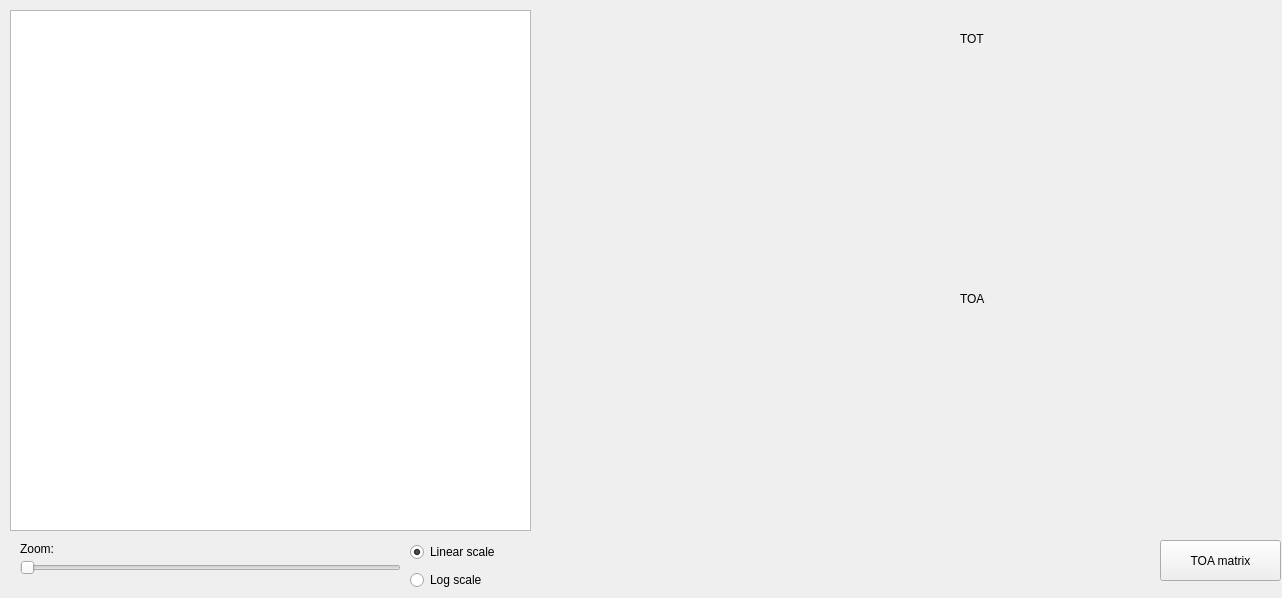
<?xml version="1.0" encoding="UTF-8"?>
<ui version="4.0">
 <class>DisplayWindow</class>
 <widget class="QMainWindow" name="DisplayWindow">
  <property name="geometry">
   <rect>
    <x>0</x>
    <y>0</y>
    <width>1282</width>
    <height>598</height>
   </rect>
  </property>
  <property name="windowTitle">
   <string>Data Display</string>
  </property>
  <widget class="QWidget" name="centralwidget">
   <widget class="QGraphicsView" name="graphicsView">
    <property name="geometry">
     <rect>
      <x>10</x>
      <y>10</y>
      <width>521</width>
      <height>521</height>
     </rect>
    </property>
   </widget>
   <widget class="QLabel" name="labelMax">
    <property name="geometry">
     <rect>
      <x>620</x>
      <y>40</y>
      <width>67</width>
      <height>17</height>
     </rect>
    </property>
    <property name="text">
     <string/>
    </property>
   </widget>
   <widget class="QLabel" name="labelMax_2">
    <property name="geometry">
     <rect>
      <x>620</x>
      <y>150</y>
      <width>67</width>
      <height>17</height>
     </rect>
    </property>
    <property name="text">
     <string/>
    </property>
   </widget>
   <widget class="QLabel" name="label">
    <property name="geometry">
     <rect>
      <x>540</x>
      <y>0</y>
      <width>67</width>
      <height>571</height>
     </rect>
    </property>
    <property name="text">
     <string/>
    </property>
   </widget>
   <widget class="QLabel" name="labelMax_4">
    <property name="geometry">
     <rect>
      <x>620</x>
      <y>380</y>
      <width>67</width>
      <height>17</height>
     </rect>
    </property>
    <property name="text">
     <string/>
    </property>
   </widget>
   <widget class="QLabel" name="labelMax_3">
    <property name="geometry">
     <rect>
      <x>620</x>
      <y>270</y>
      <width>67</width>
      <height>17</height>
     </rect>
    </property>
    <property name="text">
     <string/>
    </property>
   </widget>
   <widget class="QWidget" name="verticalLayoutWidget">
    <property name="geometry">
     <rect>
      <x>410</x>
      <y>540</y>
      <width>111</width>
      <height>54</height>
     </rect>
    </property>
    <layout class="QVBoxLayout" name="verticalLayout">
     <item>
      <widget class="QRadioButton" name="radioButton">
       <property name="text">
        <string>Linear scale</string>
       </property>
       <property name="checked">
        <bool>true</bool>
       </property>
      </widget>
     </item>
     <item>
      <widget class="QRadioButton" name="radioButton_2">
       <property name="text">
        <string>Log scale</string>
       </property>
      </widget>
     </item>
    </layout>
   </widget>
   <widget class="QLabel" name="label_2">
    <property name="geometry">
     <rect>
      <x>20</x>
      <y>540</y>
      <width>67</width>
      <height>17</height>
     </rect>
    </property>
    <property name="text">
     <string>Zoom:</string>
    </property>
   </widget>
   <widget class="QSlider" name="horizontalSlider">
    <property name="geometry">
     <rect>
      <x>20</x>
      <y>560</y>
      <width>381</width>
      <height>16</height>
     </rect>
    </property>
    <property name="orientation">
     <enum>Qt::Horizontal</enum>
    </property>
   </widget>
   <widget class="QStackedWidget" name="stackedWidget">
    <property name="geometry">
     <rect>
      <x>690</x>
      <y>20</y>
      <width>601</width>
      <height>561</height>
     </rect>
    </property>
    <property name="currentIndex">
     <number>0</number>
    </property>
    <widget class="QWidget" name="page">
     <widget class="QCustomPlot" name="customPlot" native="true">
      <property name="geometry">
       <rect>
        <x>0</x>
        <y>290</y>
        <width>581</width>
        <height>181</height>
       </rect>
      </property>
     </widget>
     <widget class="QLabel" name="label_3">
      <property name="geometry">
       <rect>
        <x>270</x>
        <y>270</y>
        <width>67</width>
        <height>17</height>
       </rect>
      </property>
      <property name="text">
       <string>TOA</string>
      </property>
     </widget>
     <widget class="QCustomPlot" name="customPlot_2" native="true">
      <property name="geometry">
       <rect>
        <x>0</x>
        <y>30</y>
        <width>581</width>
        <height>181</height>
       </rect>
      </property>
     </widget>
     <widget class="QLabel" name="label_5">
      <property name="geometry">
       <rect>
        <x>270</x>
        <y>10</y>
        <width>67</width>
        <height>17</height>
       </rect>
      </property>
      <property name="text">
       <string>TOT</string>
      </property>
     </widget>
     <widget class="QPushButton" name="pushButton">
      <property name="geometry">
       <rect>
        <x>470</x>
        <y>520</y>
        <width>121</width>
        <height>41</height>
       </rect>
      </property>
      <property name="text">
       <string>TOA matrix</string>
      </property>
     </widget>
    </widget>
    <widget class="QWidget" name="page_2">
     <widget class="QPushButton" name="pushButton_2">
      <property name="geometry">
       <rect>
        <x>470</x>
        <y>520</y>
        <width>121</width>
        <height>41</height>
       </rect>
      </property>
      <property name="text">
       <string>TOA/TOT 
histograms</string>
      </property>
     </widget>
     <widget class="QGraphicsView" name="graphicsView_2">
      <property name="geometry">
       <rect>
        <x>0</x>
        <y>0</y>
        <width>521</width>
        <height>521</height>
       </rect>
      </property>
      <property name="frameShape">
       <enum>QFrame::StyledPanel</enum>
      </property>
     </widget>
    </widget>
   </widget>
  </widget>
 </widget>
 <customwidgets>
  <customwidget>
   <class>QCustomPlot</class>
   <extends>QWidget</extends>
   <header>qcustomplot.h</header>
   <container>1</container>
  </customwidget>
 </customwidgets>
 <resources/>
 <connections/>
</ui>
